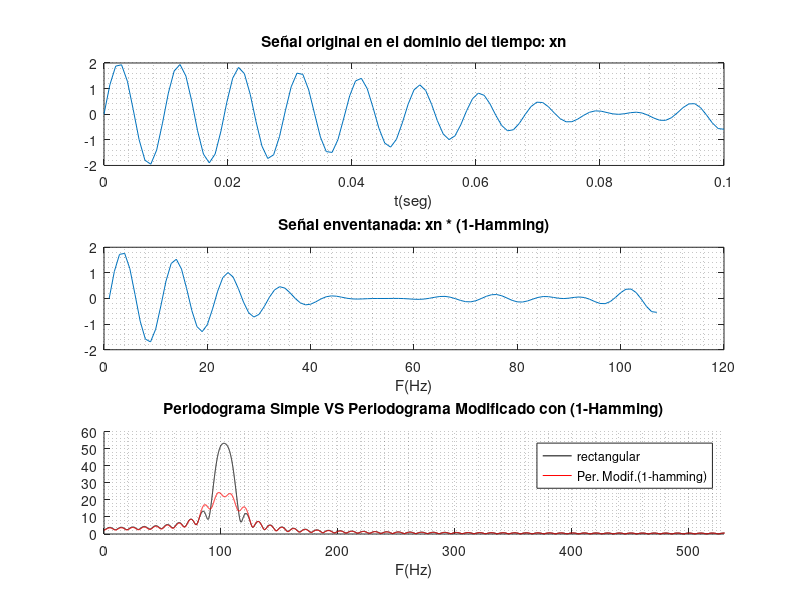

Write the MATLAB code that produced this figure.
%% PRÁCTICA 9.12. Mejora de la resolución en frecuencia mediante ventanas inversas.

clc, close all, clear all
duracion=0.1;
F1= 100;
F2= 106;
Fmax=F2;
Fs=10*Fmax;
Ts=1/Fs;
tn=0:Ts:duracion;
yn=sin(2*pi*tn*F1)+1*sin(2*pi*tn*F2);
subplot(3,1,1)
plot(tn,yn); xlabel('t(seg)')
title('Señal original en el dominio del tiempo: xn'), grid minor
%% Dominio de la frecuencia 
N=length(yn);
nFFT = 2^ceil(log2(N))*256; % Cálculo de nFFT (muestras en el tiempo)
% FUNCIONES DIRECTAS DE MATLAB:
ventana_inversa=1-hamming(N);
% Enventanado:
yn_vent=yn.*ventana_inversa';
subplot(3,1,2)
plot(yn_vent)
title('Señal enventanada: xn * (1-Hamming)'), xlabel('F(Hz)'), grid minor
%% DOMINIO DE FRECUENCIA:
periodograma=(abs(fft(yn,nFFT))); % implícita la multiplicación por una ventana rectangular.
periodograma1=(abs(fft(yn_vent,nFFT)));
f=linspace(0,Fs,nFFT);
subplot(3,1,3)
hold on 
plot(f,periodograma,'k');
plot(f,periodograma1,'r');
legend('rectangular', 'Per. Modif.(1-hamming)');
title('Periodograma Simple VS Periodograma Modificado con (1-Hamming)')
xlabel('F(Hz)'), xlim([0 Fs/2]); grid minor
